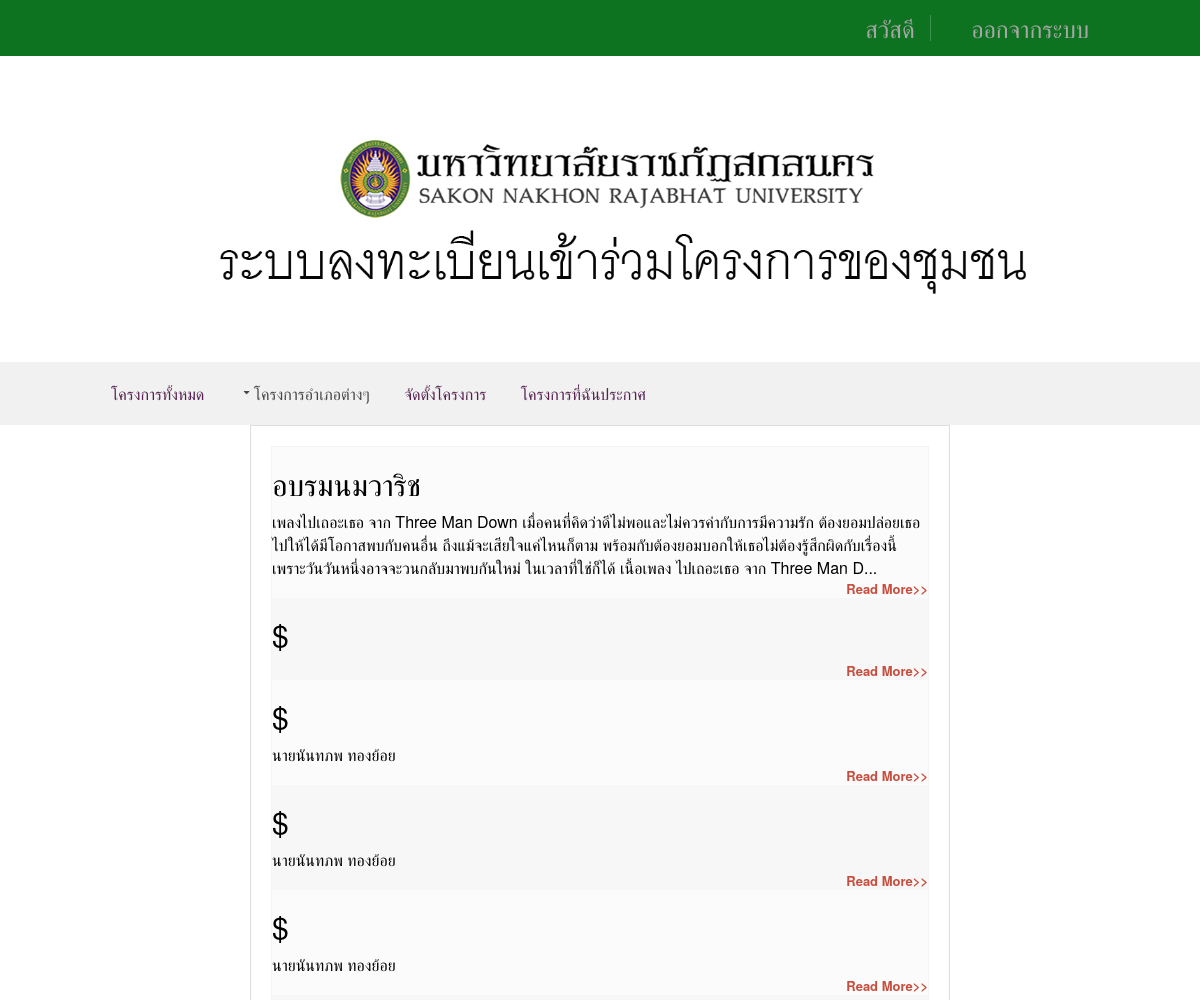
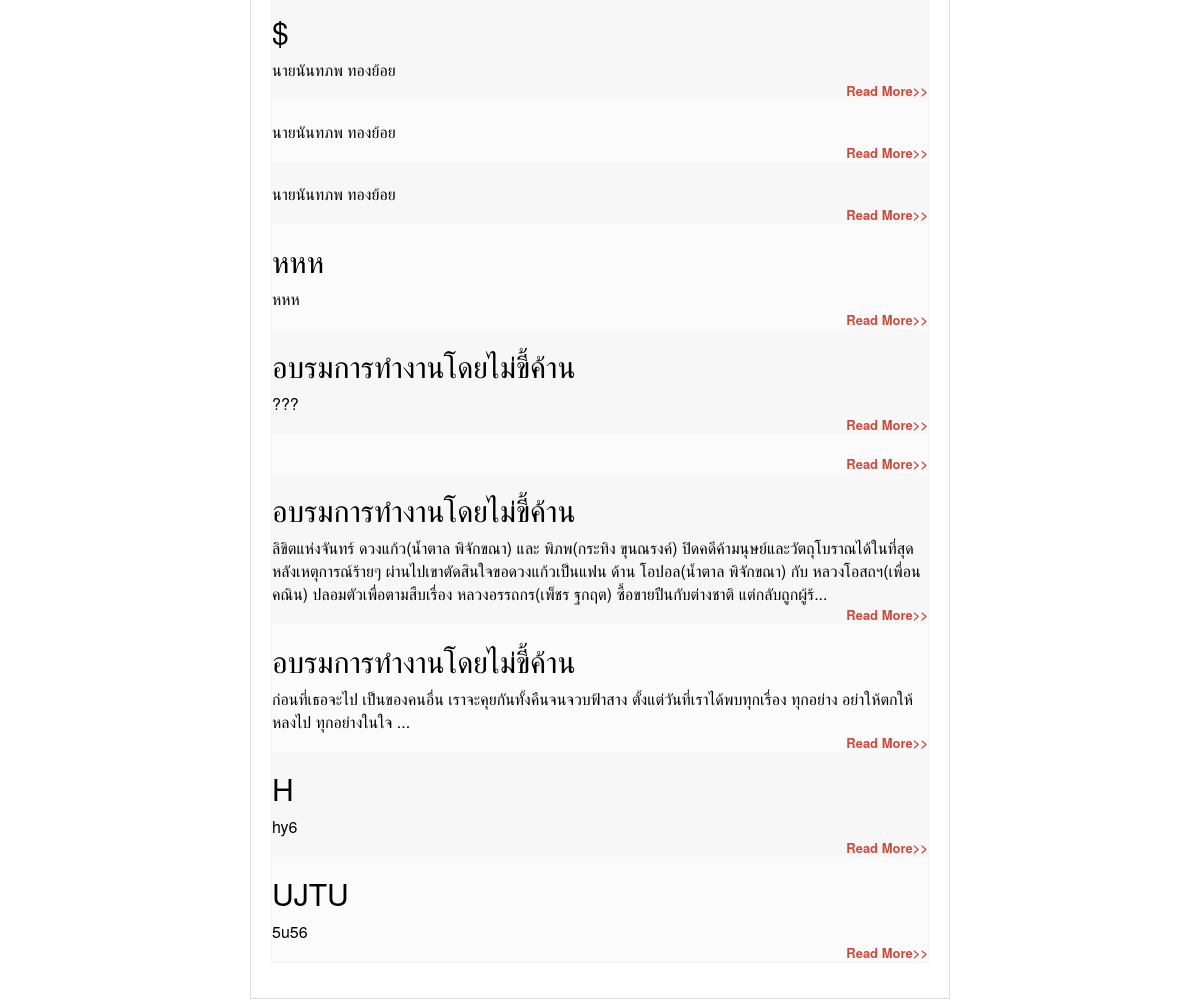
The page /MyProjectPost.php on the database its author committed (2 pictures, top to bottom).
### tables this page shows
CREATE TABLE `data_project` (
  `id_project` int(10) NOT NULL,
  `nameproject` varchar(120) NOT NULL,
  `leader` varchar(120) NOT NULL,
  `detail` text NOT NULL,
  `district` varchar(30) NOT NULL,
  `location` varchar(100) NOT NULL,
  `author` varchar(60) NOT NULL
);

### MyProjectPost.php (the view, shortened to what this page needs)
<!DOCTYPE html">
<html>
<head>
        <link rel="stylesheet" type="text/css" href="style.css">
    </head>
    <body>
	<?php  include "connect.php";  ?>
<?php include "แถบเมนูบุคลากร.php"; ?>
<div class="content">
<?php
function cutstr($str, $maxstr='', $holder='') {
if (strlen($str) > $maxstr) {
$str = iconv_substr($str, 0, $maxstr, "UTF-8") . $holder;
}
return $str;
}
?>
<table>
<?php
$userid = $_SESSION['userid'];
$result = mysqli_query($conn,"select * from data_project WHERE author='$userid'");
$num = mysqli_num_rows($result);
$i=0;
while($i < $num){
$row = mysqli_fetch_array($result);
$id_article = $row['id_project'];
$title = $row['nameproject'];
$article = $row['detail'];
echo "<tr>";
echo "<td>";
echo "<div id='title'><h2>
<a href='MyProjectPost_ShowArticleFull.php?id_project=$id_article'>
$title
</a></h2></div>";
echo "<div id='detail'>".cutstr($article,'300','...')."</div>";
echo "<div id='float_r'>
<a href='MyProjectPost_ShowArticleFull.php?id_project=$id_article'>
Read More>>
</a></div>";
echo "</td>";
echo "</tr>";
$i++;
}
?>
</table>
</div>
    </body>
</html>

### connect.php (shortened to what this page needs)
<!doctype html>
<html>
<head>
</head>
<body>
</body>
</html>

### แถบเมนูบุคลากร.php (shortened to what this page needs)
<!doctype html>
<html lang="">
<head>
<link href="layout/styles/layout.css" rel="stylesheet" type="text/css" media="all">
	<link rel="stylesheet" href="https://maxcdn.bootstrapcdn.com/bootstrap/3.3.7/css/bootstrap.min.css">
</head>
<body id="top">
<div class="wrapper row0">
  <div id="topbar" class="hoc clear">
    <div class="fl_right">
      <ul>
        <li><h3>สวัสดี   <?php echo $_SESSION['user'];?></h3> </li>
        <li>
          <h3><a href="logoutb.php">ออกจากระบบ</a></h3>
        </li>
      </ul>
    </div>
  </div>
</div>
<div class="wrapper row1">
  <header id="header" class="hoc clear">
    <h1><img src="images/snru.png" alt="" width="766" height="115" class="d-inline-block" black="50"> </h1>
  </header>
</div>
<div class="wrapper row2">
  <nav id="mainav" class="hoc clear">
    <ul class="clear">
<li class="active"><a href="หน้าแรกบุคลากร.php">โครงการทั้งหมด</a></li>
<li><a class="drop" href="#">
  โครงการอำเภอต่างๆ</a>
      </li>
<li  class="active"><a href="เพิ่มโครงการใหม่.php">จัดตั้งโครงการ</a></li>
<li  class="active"><a href="MyProjectPost.php">โครงการที่ฉันประกาศ</a></li>
  </nav>
</div>
</body>
</html>

### style.css (style rules this page uses)
body { background: #eeeeee; }
.content { width:700px; margin:0 auto; border:1px solid #dddddd; padding:20px; background: #ffffff; }
td { width:650px; border-bottom: 1px dotted #60676a; padding: 20px; }
#title { color:#006600; }
#title a { color:#000000; text-decoration: none; }
#float_r { float:right; color:#C74E3E; font-size: 14px; font-weight: bold; }
#float_r a { color:#C74E3E; font-weight: bold; text-decoration: none; font-size: 13px; }

### layout/styles/layout.css (style rules this page uses)
#topbar { padding:15px 0; font-size:.8rem; text-transform:uppercase; }
#topbar * { margin:0; padding:0; list-style:none; }
#topbar ul li { display:inline-block; margin-right:10px; padding-right:15px; border-right:1px solid; }
#topbar ul li:last-child { margin-right:0; padding-right:0; border-right:none; }
#header { padding:50px 0; }
*, *::before, *::after { transition:all .28s ease-in-out; }
nav ul, nav ol { margin:0; padding:0; list-style:none; }
#mainav, #breadcrumb, .sidebar nav { line-height:normal; }
#mainav .drop::after, #mainav li li .drop::after, #breadcrumb li a::after, .sidebar nav a::after { position:absolute; font-family:"FontAwesome"; font-size:10px; line-height:10px; }
#mainav ul { text-transform:uppercase; }
#mainav li { display:inline-block; position:relative; margin:0 30px 0 0; padding:0; }
#mainav li:last-child { margin-right:0; }
#mainav li a { display:block; padding:20px 0; }
#mainav .drop { padding-left:15px; }
#mainav .drop::after, #mainav li li .drop::after { content:"\f0d7"; }
#mainav .drop::after { top:25px; left:5px; }
table, th, td { border:1px solid; border-collapse:collapse; vertical-align:top; }
table, th { table-layout:auto; }
table { width:100%; margin-bottom:15px; }
th, td { padding:5px 8px; }
td { border-width:0 1px; }
body { color:#A8A7A6; background-color:#191919; }
a { color:#562351; }
.row0, .row0 a { color: #A8A7A6; background-color: #0E7320; }
.row1 { color:#474747; background-color:#FFFFFF; }
.row2 { color:#474747; background-color:#F1F1F1; }
#topbar, #topbar ul li { border-color:rgba(255,255,255,.2); }
#mainav li a { color:inherit; }
#mainav .active a, #mainav a:hover, #mainav li:hover > a { color:#562351; background-color:inherit; }
table, th, td, #comments .avatar, #comments input, #comments textarea { border-color:#F4F4F4; }
tr, #comments li, #comments input[type="submit"], #comments input[type="reset"] { color:inherit; background-color:#FBFBFB; }
tr:nth-child(even), #comments li:nth-child(even) { color:inherit; background-color:#F7F7F7; }
table a, #comments a { background-color:inherit; }
@media screen and (min-width:978px) { .hoc { max-width:978px; } }

### layout/styles/framework.css (style rules this page uses)
html { overflow-y:scroll; overflow-x:hidden; }
html, body { margin:0; padding:0; font-size:14px; line-height:1.6em; }
*, *::before, *::after { box-sizing:border-box; }
.clear, .group { display:block; }
.clear::before, .clear::after, .group::before, .group::after { display:table; content:""; }
.clear, .clear::after, .group, .group::after { clear:both; }
a { outline:none; text-decoration:none; }
.fl_right, .imgr { float:right; }
img { width:auto; max-width:100%; height:auto; margin:0; padding:0; border:none; line-height:normal; vertical-align:middle; }
body, input, textarea, select { font-family:Verdana, Geneva, sans-serif; }
h1, h2, h3, h4, h5, h6, .heading { font-family:Georgia, "Times New Roman", Times, serif; }
h1, h2, h3, h4, h5, h6, .heading { margin:0 0 20px 0; font-size:22px; line-height:normal; font-weight:normal; text-transform:uppercase; }
.wrapper { display:block; position:relative; width:100%; margin:0; padding:0; text-align:left; word-wrap:break-word; }
.hoc { display:block; margin:0 auto; }
address, article, aside, figcaption, figure, footer, header, main, nav, section { display:block; margin:0; padding:0; }

### แถบเมนูบุคลากร.php (style rules this page uses)
body,td,th { font-size: 16px; }

### rows shown on the page
data_project: nameproject "อบรมนมวาริช", detail "เพลงไปเถอะเธอ จาก Three Man Down เมื่อคนที่คิดว่าดีไม่พอและไม่ควรค่ากับการมีความรัก ต้องยอมปล่อยเธอไปให้ได้มีโอกาสพบกับคนอื่น ถึงแม้จะเสียใจแค่ไหนก็ตาม พร้อมกับต้องยอมบอกให้เธอไม่ต้องรู้สึกผิดกับเรื่องนี้ เพราะวันวันหนึ่งอาจจะวนกลับมาพบกันใหม่ ในเวลาที่ใช่ก็ได้ เนื้อเพลง ไปเถอะเธอ จาก Three Man D..."
data_project: nameproject "$"
data_project: nameproject "$", detail "นายนันทภพ ทองย้อย"
data_project: nameproject "$", detail "นายนันทภพ ทองย้อย"
data_project: nameproject "$", detail "นายนันทภพ ทองย้อย"
data_project: nameproject "$", detail "นายนันทภพ ทองย้อย"
data_project: detail "นายนันทภพ ทองย้อย"
data_project: detail "นายนันทภพ ทองย้อย"
data_project: nameproject "หหห", detail "หหห"
data_project: nameproject "อบรมการทำงานโดยไม่ขี้ค้าน", detail "???"
data_project: nameproject "อบรมการทำงานโดยไม่ขี้ค้าน", detail "ลิขิตแห่งจันทร์ ดวงแก้ว(น้ำตาล พิจักขณา) และ พิภพ(กระทิง ขุนณรงค์) ปิดคดีค้ามนุษย์และวัตถุโบราณได้ในที่สุด หลังเหตุการณ์ร้ายๆ ผ่านไปเขาตัดสินใจขอดวงแก้วเป็นแฟน ด้าน โอปอล(น้ำตาล พิจักขณา) กับ หลวงโอสถฯ(เพื่อน คณิน) ปลอมตัวเพื่อตามสืบเรื่อง หลวงอรรถกร(เพ็ชร ฐกฤต) ซื้อขายปืนกับต่างชาติ แต่กลับถูกผู้ร้..."
data_project: nameproject "อบรมการทำงานโดยไม่ขี้ค้าน", detail "ก่อนที่เธอจะไป เป็นของคนอื่น เราจะคุยกันทั้งคืนจนจวบฟ้าสาง ตั้งแต่วันที่เราได้พบทุกเรื่อง ทุกอย่าง อย่าให้ตกให้หลงไป ทุกอย่างในใจ ..."
data_project: nameproject "H", detail "hy6"
data_project: nameproject "UJTU", detail "5u56"
